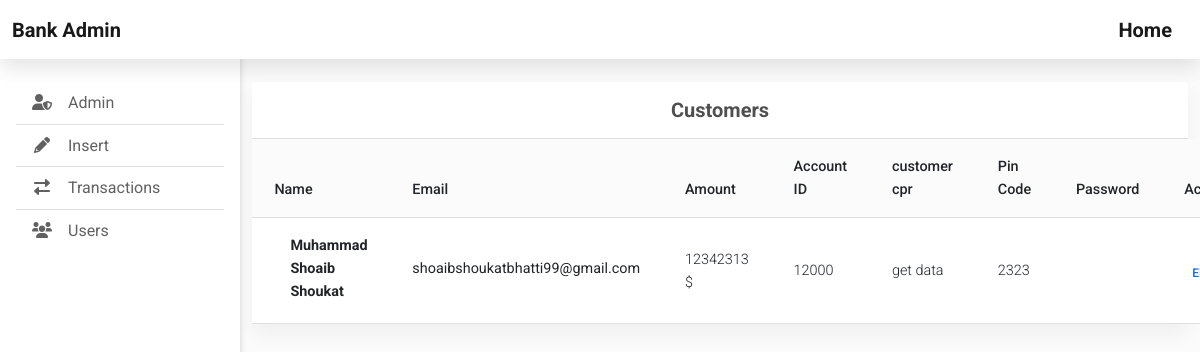
Before: /admin_panel/ with the older database file.
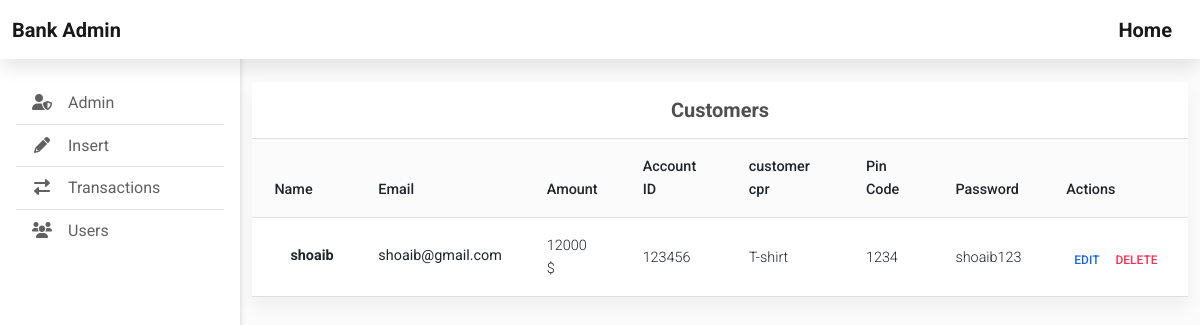
After: the same page with the newer database file.
### app/models.py (models this page shows, shortened)
class Customers(models.Model):
    id = models.AutoField(primary_key=True)
    email = models.CharField(max_length=100,default='')
    name = models.CharField(max_length=100,default='')
    amount = models.IntegerField(default=0)
    account_id = models.IntegerField(default=0)
    customer_cpr = models.CharField(max_length=100,default='')
    pin_code = models.CharField(max_length=4,default='')
    password = models.CharField(max_length=10,default='')

### app/views.py (the view)
# urls.py: path('admin_panel/',views.admin,name="admin_panel"),
def admin(request):
    customer_data = Customers.objects.all()
    context = {
        'Customers':customer_data
    }
    return render(request,'admin_template/admin.html',context)

### templates/admin_template/admin.html (shortened to what this page needs)
{% extends 'admin_template/base.html' %}
<!DOCTYPE html>
{% load static %}
<html lang="en">
<head>
  <link rel="stylesheet" href="https://use.fontawesome.com/releases/v5.11.2/css/all.css" />
  <link rel="stylesheet" href="{% static 'css/mdb.min.css' %}" />
  <link rel="stylesheet" href="https://cdnjs.cloudflare.com/ajax/libs/font-awesome/6.0.0-beta3/css/all.min.css">
  <link rel="stylesheet" href="{% static 'css/admin.css' %}" />
</head>
<body>
  <header>
    <nav id="sidebarMenu" class="collapse d-lg-block sidebar collapse bg-white">
      <div class="position-sticky">
        <div class="list-group list-group-flush mx-3 mt-4">
          <a href="/admin_panel" class="list-group-item list-group-item-action py-2 ripple" aria-current="true">
            <i class="fas fa-user-shield fa-fw me-3"></i><span>Admin</span>
          </a>
          <a href="/admin_panel/insert" class="list-group-item list-group-item-action py-2 ripple"><i class="fas fa-pencil-alt fa-fw me-3"></i><span>Insert</span></a>
          <a href="/transaction_details" class="list-group-item list-group-item-action py-2 ripple"> <i class="fas fa-exchange-alt fa-fw me-3"></i><span>Transactions</span></a>
          <a href="/admin_panel" class="list-group-item list-group-item-action py-2 ripple"><i
              class="fas fa-users fa-fw me-3"></i><span>Users</span></a>
        </div>
      </div>
    </nav>
    <nav id="main-navbar" class="navbar navbar-expand-lg navbar-light bg-white fixed-top">
      <div class="container-fluid">
        <a class="navbar-brand fw-bold" href="/admin_panel">
          Bank Admin
        </a>
        <a class="navbar-brand fw-bold" href="/">
          Home
        </a>
      </div>
    </nav>
  </header>
  <main style="margin-top: 58px">
    <div class="container pt-4">
      <section class="mb-4">
        <div class="card">
          <div class="card-header py-3">
            <h5 class="mb-0 text-center"><strong>Customers</strong></h5>
          </div>
          <table class="table align-middle mb-0 bg-white">
            <thead class="bg-light">
              <tr>
                <th>Name</th>
                <th>Email</th>
                <th>Amount</th>
                <th>Account ID</th>
                <th>customer cpr</th>
                <th>Pin Code</th>
                <th>Password</th>
                <th>Actions</th>
              </tr>
            </thead>
            <tbody>
              {% for items in Customers %}
              <tr>
                <td>
                  <div class="d-flex align-items-center">
                    <div class="ms-3">
                      <p class="fw-bold mb-1">{{items.name}}</p>
                    </div>
                  </div>
                </td>
                <td>
                  <p class="fw-normal mb-1">{{items.email}}</p>
                </td>
                <td>{{items.amount}} $</td>
                <td>{{items.account_id}}</td>
                <td>{{items.customer_cpr}}</td>
                <td>{{items.pin_code}}</td>
                <td>{{items.password}}</td>
                <td>
                  <div class="d-flex align-items-center">
                    <a href="/admin_panel/edit/{{items.id}}">
                    <button type="button" class="btn btn-link btn-sm btn-rounded px-2 py-0">
                      Edit
                    </button>
                  </a>
                  <a href="/admin_panel/delete/{{items.id}}">
                    <button type="button" class="btn btn-link btn-sm btn-rounded text-danger px-2 py-0">
                      Delete
                    </button>
                  </a>
                  </div>
                </td>
              </tr>
              {% endfor %}
            </tbody>
          </table>
        </div>
      </section>
    </div>
  </main>
</body>
</html>

### templates/admin_template/base.html (shortened to what this page needs)
<!DOCTYPE html>
{% load static %}
<html lang="en">
<head>
  <link rel="stylesheet" href="https://use.fontawesome.com/releases/v5.11.2/css/all.css" />
  <link rel="stylesheet" href="{% static 'css/mdb.min.css' %}" />
  <link rel="stylesheet" href="https://cdnjs.cloudflare.com/ajax/libs/font-awesome/6.0.0-beta3/css/all.min.css">
  <link rel="stylesheet" href="{% static 'css/admin.css' %}" />
</head>
<body>
  <header>
    <nav id="sidebarMenu" class="collapse d-lg-block sidebar collapse bg-white">
      <div class="position-sticky">
        <div class="list-group list-group-flush mx-3 mt-4">
          <a href="/admin_signin" class="list-group-item list-group-item-action py-2 ripple" aria-current="true">
            <span>Admin</span>
          </a>
          <a href="/admin_panel/insert" class="list-group-item list-group-item-action py-2 ripple"><span>Insert</span></a>
          <a href="/transaction_details" class="list-group-item list-group-item-action py-2 ripple"> <span>Transactions</span></a>
          <a href="/admin_panel" class="list-group-item list-group-item-action py-2 ripple"><span>Users</span></a>
        </div>
      </div>
    </nav>
    <nav id="main-navbar" class="navbar navbar-expand-lg navbar-light bg-white fixed-top">
      <div class="container-fluid">
        <a class="navbar-brand fw-bold" href="/admin_panel">
        </a>
        <a class="navbar-brand fw-bold" href="/">
        </a>
      </div>
    </nav>
  </header>
  {% block main_content %}
  {% endblock main_content %}
</body>
</html>

### static/css/admin.css (style rules this page uses)
body { background-color: #fbfbfb; }
@media (min-width: 991.98px) { main { padding-left: 240px; } }
.sidebar { position: fixed; top: 0; bottom: 0; left: 0; padding: 58px 0 0; box-shadow: 0 2px 5px 0 rgb(0 0 0 / 5%), 0 2px 10px 0 rgb(0 0 0 / 5%); width: 240px; z-index: 600; }

Changed rows visible on the page:
removed Customers: name "Muhammad Shoaib Shoukat", email "shoaibshoukatbhatti99@gmail.com", amount "12342313", account_id "12000", customer_cpr "get data", pin_code "2323"
added Customers: name "shoaib", email "shoaib@gmail.com", amount "12000", account_id "123456", customer_cpr "T-shirt", pin_code "1234", password "shoaib123"
